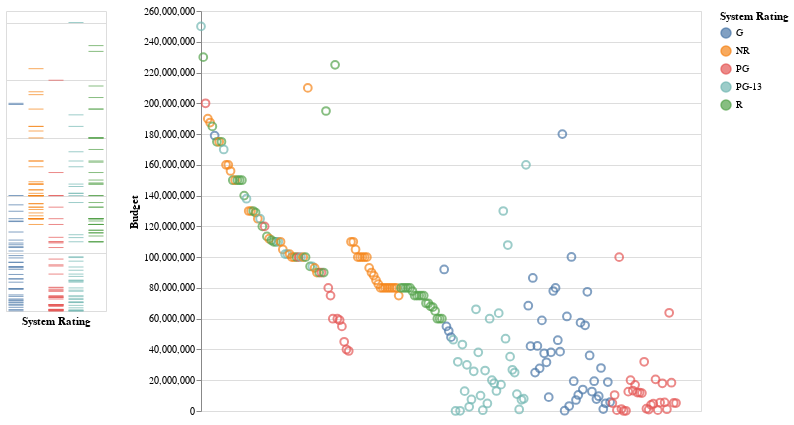

Notebook code for this chart:
### Markdown cell above
This is the blueprint for creating the fivth visualization Budget of Movies, Altair will be used to create this graph.

__Blueprint:__
   - The format of the dataframe needed for this graph is the same as the previous datarame that was created.
   
   - The style of this graph is the Dot Dash Plot which is found in Altairs Gallery. It is a scatter plot with a x-axis and a y-axis. The y-axis shows the Budget of each movie and the x-axis is not visible. The Dot Dash plots are scatter plot with trick marks protraying the minute seperation of the amount of items in each category within the selection. To create a selection create a box by dragging the mouse. When the mouse hovers over the pionts it projects the name, system rating and the budget of the movie.

### Code cell
brush= alt.selection(type='interval')# creates selective box
base = alt.Chart(dataframe2).add_selection(brush)

# scatter plot
pionts1=base.mark_point(size=60).encode(
       x=alt.X('Range',title='',axis=None),# y-axis
       y = alt.Y('Budget:Q',title='Budget'),# x-axis
       # interactive shows name,system rating and revenue of movies selected
       tooltip=['Name','System Rating','Revenue of Movie'],
       # color of selective box
       color=alt.condition(brush,'System Rating',alt.value('grey'))).properties(height=400,width=500)

tick_axis=alt.Axis(labels=False,domain=False,ticks=False)# cretes dot dash plot

# dot dash plot
y_ticks=base.mark_tick().encode(
    alt.X('System Rating',axis=tick_axis),# x-axis
    alt.Y('Budget',axis=tick_axis,title=''),# y-axis
    # interactive shows name, system rating and revenue of movies selected
    tooltip = ['Name','System Rating','Revenue of Movie'],
    # color of selective box
    color=alt.condition(brush,'System Rating',alt.value('lightgrey')))
y_ticks|pionts1# the two graphs combined

### Figure 1 — Vega-Lite specification as saved in the notebook (floating-point values rounded to 4 significant figures; data arrays with more than 128 entries replaced by an {"elided": "..."} marker saying what was removed)
{"config": {"view": {"continuousWidth": 400, "continuousHeight": 300}}, "hconcat": [{"mark": "tick", "encoding": {"color": {"condition": {"type": "nominal", "field": "System Rating", "selection": "selector003"}, "value": "lightgrey"}, "tooltip": [{"type": "nominal", "field": "Name"}, {"type": "nominal", "field": "System Rating"}, {"type": "nominal", "field": "Revenue of Movie"}], "x": {"type": "nominal", "axis": {"domain": false, "labels": false, "ticks": false}, "field": "System Rating"}, "y": {"type": "quantitative", "axis": {"domain": false, "labels": false, "ticks": false}, "field": "Budget", "title": ""}}, "selection": {"selector003": {"type": "interval"}}}, {"mark": {"type": "point", "size": 60}, "encoding": {"color": {"condition": {"type": "nominal", "field": "System Rating", "selection": "selector003"}, "value": "grey"}, "tooltip": [{"type": "nominal", "field": "Name"}, {"type": "nominal", "field": "System Rating"}, {"type": "nominal", "field": "Revenue of Movie"}], "x": {"type": "quantitative", "axis": null, "field": "Range", "title": ""}, "y": {"type": "quantitative", "field": "Budget", "title": "Budget"}}, "height": 400, "selection": {"selector003": {"type": "interval"}}, "width": 500}], "data": {"name": "data-5c1114531a1f6dfb8af3f2184ad9e07e"}, "$schema": "https://vega.github.io/schema/vega-lite/v4.8.1.json", "datasets": {"data-5c1114531a1f6dfb8af3f2184ad9e07e": {"elided": "210 records"}}}
